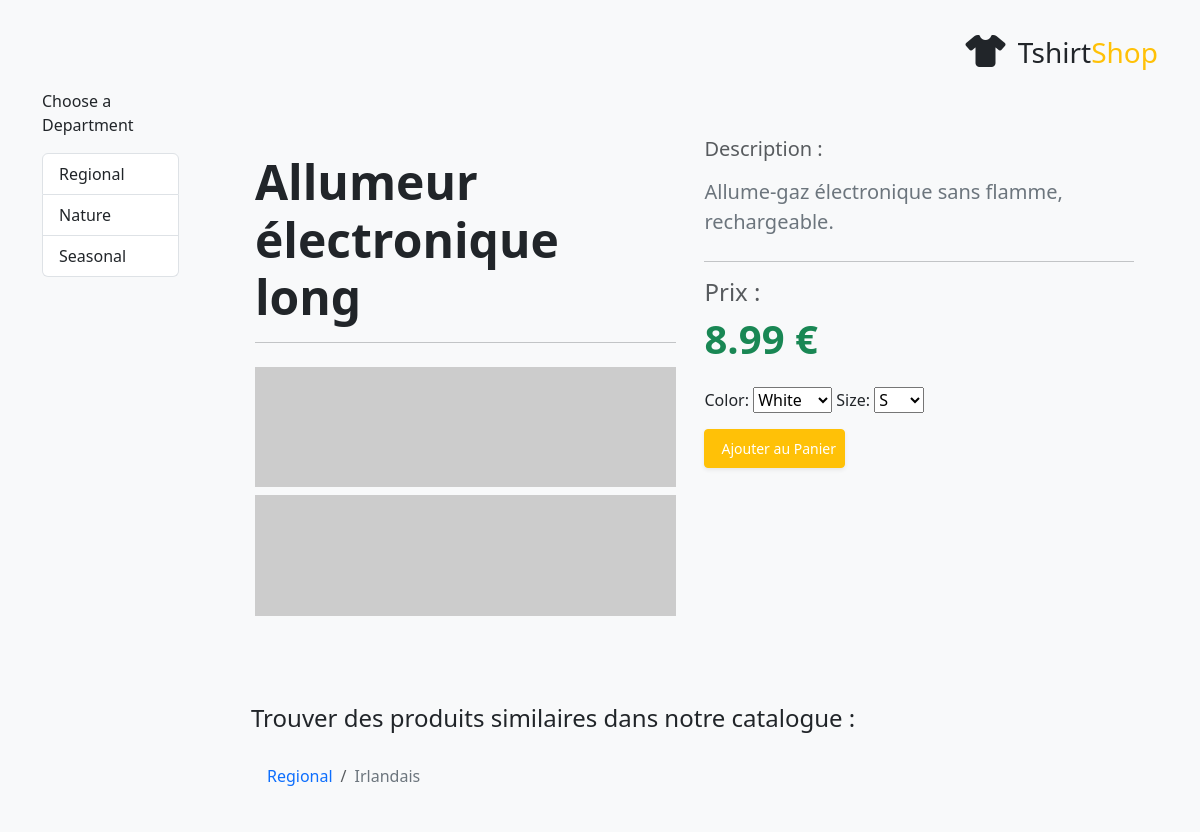
The app's page /index.php?ProductId=7 with its own data.
### tables this page shows
CREATE TABLE `department` (
  `department_id` int(11) NOT NULL,
  `name` varchar(100) NOT NULL,
  `description` varchar(1000) DEFAULT NULL
);

CREATE TABLE `product` (
  `product_id` int(11) NOT NULL,
  `name` varchar(100) NOT NULL,
  `description` varchar(1000) NOT NULL,
  `price` decimal(10,2) NOT NULL,
  `discounted_price` decimal(10,2) NOT NULL DEFAULT '0.00',
  `image` varchar(150) DEFAULT NULL,
  `image_2` varchar(150) DEFAULT NULL,
  `thumbnail` varchar(150) DEFAULT NULL,
  `display` smallint(6) NOT NULL DEFAULT '0'
);

CREATE TABLE `attribute_value` (
  `attribute_value_id` int(11) NOT NULL,
  `attribute_id` int(11) NOT NULL,
  `value` varchar(100) NOT NULL
);

CREATE TABLE `attribute` (
  `attribute_id` int(11) NOT NULL,
  `name` varchar(100) NOT NULL
);

CREATE TABLE `category` (
  `category_id` int(11) NOT NULL,
  `department_id` int(11) NOT NULL,
  `name` varchar(100) NOT NULL,
  `description` varchar(1000) DEFAULT NULL
);

### index.php (called while the page is built, shortened)
<?php
require_once BUSINESS_DIR . 'database_handler.php';
$application = new Application();
$application->display('store_front.tpl');

### business/database_handler.php (called while the page is built, shortened)
<?php
class DatabaseHandler
{
    private static $_mHandler;
    private static function GetHandler()
    {
        if (!isset(self::$_mHandler)) {
            try {
                self::$_mHandler =
                    new PDO(
                        PDO_DSN,
                        DB_USERNAME,
                        DB_PASSWORD,
                        array(PDO::ATTR_PERSISTENT => DB_PERSISTENCY)
                    );
                self::$_mHandler->setAttribute(
                    PDO::ATTR_ERRMODE,
                    PDO::ERRMODE_EXCEPTION
                );
            } catch (PDOException $e) {
                self::Close();
                trigger_error($e->getMessage(), E_USER_ERROR);
            }
        }
        return self::$_mHandler;
    }
    public static function GetAll(
        $sqlQuery,
        $params = null,
        $fetchStyle = PDO::FETCH_ASSOC
    ) {
        $result = null;
        try {
            $database_handler = self::GetHandler();
            $statement_handler = $database_handler->prepare($sqlQuery);
            $statement_handler->execute($params);
            $result = $statement_handler->fetchAll($fetchStyle);
        }
        catch (PDOException $e) {
            self::Close();
            trigger_error($e->getMessage(), E_USER_ERROR);
        }
        return $result;
    }
    public static function GetRow(
        $sqlQuery,
        $params = null,
        $fetchStyle = PDO::FETCH_ASSOC
    ) {
        $result = null;
        try {
            $database_handler = self::GetHandler();
            $statement_handler = $database_handler->prepare($sqlQuery);
            $statement_handler->execute($params);
            $result = $statement_handler->fetch($fetchStyle);
        }
        catch (PDOException $e) {
            self::Close();
            trigger_error($e->getMessage(), E_USER_ERROR);
        }
        return $result;
    }
    public static function Close()
    {
        self::$_mHandler = null;
    }
}

### business/catalog.php (called while the page is built, shortened)
<?php
class Catalog
{
  public static function GetDepartments()
  {
    $sql = 'CALL catalog_get_departments_list()';
    return DatabaseHandler::GetAll($sql);
  }
  public static function GetProductDetails($productId)
  {
    $sql = 'CALL catalog_get_product_details(:product_id)';
    $params = array(':product_id' => $productId);
    return DatabaseHandler::GetRow($sql, $params);
  }
  public static function GetProductLocations($productId)
  {
    $sql = 'CALL catalog_get_product_locations(:product_id)';
    $params = array(':product_id' => $productId);
    return DatabaseHandler::GetAll($sql, $params);
  }
  public static function GetProductAttributes($productId)
  {
    $sql = 'CALL catalog_get_product_attributes(:product_id)';
    $params = array(':product_id' => $productId);
    return DatabaseHandler::GetAll($sql, $params);
  }
}

### presentation/departments_list.php (called while the page is built, shortened)
<?php
class DepartmentsList
{
    public function init()
    {
        $this->mDepartments = Catalog::GetDepartments();
    }
}

### presentation/smarty_plugins/function.load_presentation_object.php (called while the page is built, shortened)
<?php
function smarty_function_load_presentation_object($params, $smarty)
{
    $obj = new $className();
    if (method_exists($obj, 'init')) {
        $obj->init();
    }
}

### presentation/product.php (called while the page is built, shortened)
<?php
class Product
{
    private $_mProductId;
    public function __construct()
    {
        if (isset($_GET['ProductId']))
            $this->_mProductId = (int)$_GET['ProductId'];
        else
            trigger_error('ProductId non défini');
    }
    public function init()
    {
        $this->mProduct = Catalog::GetProductDetails($this->_mProductId);
        $this->mProduct['attributes'] =
            Catalog::GetProductAttributes($this->mProduct['product_id']);
        $this->mLocations = Catalog::GetProductLocations($this->_mProductId);
    }
}

### libs/smarty/plugins/modifier.string_format.php (called while the page is built)
<?php
function smarty_modifier_string_format($string, $format)
{
    return sprintf($format, $string);
}
?>

### presentation/templates_c/%%F4^F42^F42EDEFD%%product.tpl.php (the view, shortened to what this page needs)
<?php echo smarty_function_load_presentation_object(array('filename' => 'product','assign' => 'obj'), $this);?>
<div class="container my-5">
    <div class="row">
                <div class="col-md-6 mb-4 p-3 gap-2">
            <h1 class="display-5 fw-bold mb-3 text-dark"><?php echo $this->_tpl_vars['obj']->mProduct['name']; ?>
</h1>
            <hr class="mb-4">
                        <?php if ($this->_tpl_vars['obj']->mProduct['image']): ?>
                                <img src="https://placehold.co/700x200" class="img-fluid card-img-top" alt="T-Shirt Dragon Rouge">
            <?php endif; ?>
                        <?php if ($this->_tpl_vars['obj']->mProduct['image_2']): ?>
                                <img src="https://placehold.co/700x200" class="img-fluid card-img-top mt-2" alt="T-Shirt Dragon Rouge">
            <?php endif; ?>
        </div>
                <div class="col-md-6 mb-4">
                        <h3 class="h5 mb-3 text-muted">Description :</h3>
            <p class="lead mb-4 text-secondary"><?php echo $this->_tpl_vars['obj']->mProduct['description']; ?>
</p>
            <hr>
                        <div class="mb-4">
                <p class="h4 fw-light text-muted">Prix :</p>
                <?php if ($this->_tpl_vars['obj']->mProduct['discounted_price'] != 0): ?>
                                        <span class="text-muted text-decoration-line-through fs-5 me-3">
                        <?php echo ((is_array($_tmp=$this->_tpl_vars['obj']->mProduct['price'])) ? $this->_run_mod_handler('string_format', true, $_tmp, "%.2f €") : smarty_modifier_string_format($_tmp, "%.2f €")); ?>
                    </span>
                                        <span class="text-danger fw-bold display-6">
                        <?php echo ((is_array($_tmp=$this->_tpl_vars['obj']->mProduct['discounted_price'])) ? $this->_run_mod_handler('string_format', true, $_tmp, "%.2f €") : smarty_modifier_string_format($_tmp, "%.2f €")); ?>
                    </span>
                    <span class="badge bg-danger ms-2">PROMO</span>
                <?php else: ?>
                                        <span class="text-success fw-bold display-6">
                        <?php echo ((is_array($_tmp=$this->_tpl_vars['obj']->mProduct['price'])) ? $this->_run_mod_handler('string_format', true, $_tmp, "%.2f €") : smarty_modifier_string_format($_tmp, "%.2f €")); ?>
                    </span>
                <?php endif; ?>
            </div>
            <p class="attributes">
<?php unset($this->_sections['k']);
$this->_sections['k']['name'] = 'k';
$this->_sections['k']['loop'] = is_array($_loop=$this->_tpl_vars['obj']->mProduct['attributes']) ? count($_loop) : max(0, (int)$_loop); unset($_loop);
$this->_sections['k']['show'] = true;
$this->_sections['k']['max'] = $this->_sections['k']['loop'];
$this->_sections['k']['step'] = 1;
$this->_sections['k']['start'] = $this->_sections['k']['step'] > 0 ? 0 : $this->_sections['k']['loop']-1;
if ($this->_sections['k']['show']) {
    $this->_sections['k']['total'] = $this->_sections['k']['loop'];
} else
    $this->_sections['k']['total'] = 0;
if ($this->_sections['k']['show']):
            for ($this->_sections['k']['index'] = $this->_sections['k']['start'], $this->_sections['k']['iteration'] = 1;
                 $this->_sections['k']['iteration'] <= $this->_sections['k']['total'];
                 $this->_sections['k']['index'] += $this->_sections['k']['step'], $this->_sections['k']['iteration']++):
$this->_sections['k']['rownum'] = $this->_sections['k']['iteration'];
$this->_sections['k']['index_prev'] = $this->_sections['k']['index'] - $this->_sections['k']['step'];
$this->_sections['k']['index_next'] = $this->_sections['k']['index'] + $this->_sections['k']['step'];
$this->_sections['k']['first']      = ($this->_sections['k']['iteration'] == 1);
$this->_sections['k']['last']       = ($this->_sections['k']['iteration'] == $this->_sections['k']['total']);
?>
<?php if ($this->_sections['k']['first'] || $this->_tpl_vars['obj']->mProduct['attributes'][$this->_sections['k']['index']]['attribute_name'] !== $this->_tpl_vars['obj']->mProduct['attributes'][$this->_sections['k']['index_prev']]['attribute_name']): ?>
<?php echo $this->_tpl_vars['obj']->mProduct['attributes'][$this->_sections['k']['index']]['attribute_name']; ?>
:
<select name="attr_<?php echo $this->_tpl_vars['obj']->mProduct['attributes'][$this->_sections['k']['index']]['attribute_name']; ?>
">
<?php endif; ?>
<option value="<?php echo $this->_tpl_vars['obj']->mProduct['attributes'][$this->_sections['k']['index']]['attribute_value']; ?>
">
<?php echo $this->_tpl_vars['obj']->mProduct['attributes'][$this->_sections['k']['index']]['attribute_value']; ?>
</option>
<?php if ($this->_sections['k']['last'] || $this->_tpl_vars['obj']->mProduct['attributes'][$this->_sections['k']['index']]['attribute_name'] !== $this->_tpl_vars['obj']->mProduct['attributes'][$this->_sections['k']['index_next']]['attribute_name']): ?>
</select>
<?php endif; ?>
<?php endfor; endif; ?>
</p>
                        <button class="btn btn-sm btn-warning shadow-sm mb-4 text-white p-2" type="button">
                <i class="bi bi-bag-plus me-2"></i> Ajouter au Panier
            </button>
        </div>
    </div>
    <div class="row">
        <div class="col-12 mt-5">
            <h2 class="h4 mb-3 text-dark">Trouver des produits similaires dans notre catalogue :</h2>
            <nav aria-label="Breadcrumb navigation for similar products">
                <ol class="breadcrumb bg-light p-3 rounded-lg">
                    <?php unset($this->_sections['i']);
$this->_sections['i']['name'] = 'i';
$this->_sections['i']['loop'] = is_array($_loop=$this->_tpl_vars['obj']->mLocations) ? count($_loop) : max(0, (int)$_loop); unset($_loop);
$this->_sections['i']['show'] = true;
$this->_sections['i']['max'] = $this->_sections['i']['loop'];
$this->_sections['i']['step'] = 1;
$this->_sections['i']['start'] = $this->_sections['i']['step'] > 0 ? 0 : $this->_sections['i']['loop']-1;
if ($this->_sections['i']['show']) {
    $this->_sections['i']['total'] = $this->_sections['i']['loop'];
} else
    $this->_sections['i']['total'] = 0;
if ($this->_sections['i']['show']):
            for ($this->_sections['i']['index'] = $this->_sections['i']['start'], $this->_sections['i']['iteration'] = 1;
                 $this->_sections['i']['iteration'] <= $this->_sections['i']['total'];
                 $this->_sections['i']['index'] += $this->_sections['i']['step'], $this->_sections['i']['iteration']++):
$this->_sections['i']['rownum'] = $this->_sections['i']['iteration'];
$this->_sections['i']['index_prev'] = $this->_sections['i']['index'] - $this->_sections['i']['step'];
$this->_sections['i']['index_next'] = $this->_sections['i']['index'] + $this->_sections['i']['step'];
$this->_sections['i']['first']      = ($this->_sections['i']['iteration'] == 1);
$this->_sections['i']['last']       = ($this->_sections['i']['iteration'] == $this->_sections['i']['total']);
?>
                    <li class="breadcrumb-item">
                                                <a href="<?php echo $this->_tpl_vars['obj']->mLocations[$this->_sections['i']['index']]['link_to_department']; ?>
" class="text-primary text-decoration-none fw-medium">
                            <?php echo $this->_tpl_vars['obj']->mLocations[$this->_sections['i']['index']]['department_name']; ?>
                        </a>
                    </li>
                    <li class="breadcrumb-item active" aria-current="page">
                                                <a href="<?php echo $this->_tpl_vars['obj']->mLocations[$this->_sections['i']['index']]['link_to_category']; ?>
" class="text-secondary text-decoration-none">
                            <?php echo $this->_tpl_vars['obj']->mLocations[$this->_sections['i']['index']]['category_name']; ?>
                        </a>
                    </li>
                    <?php endfor; endif; ?>
                </ol>
            </nav>
        </div>
    </div>
</div>

### presentation/templates_c/%%A5^A5A^A5A1C73D%%departments_list.tpl.php (shortened to what this page needs)
<?php echo smarty_function_load_presentation_object(array('filename' => 'departments_list','assign' => 'obj'), $this);?>
<div class="box">
  <p class="box-title">Choose a Department</p>
  <ul class="list-group">
        <?php unset($this->_sections['i']);
$this->_sections['i']['name'] = 'i';
$this->_sections['i']['loop'] = is_array($_loop=$this->_tpl_vars['obj']->mDepartments) ? count($_loop) : max(0, (int)$_loop); unset($_loop);
$this->_sections['i']['show'] = true;
$this->_sections['i']['max'] = $this->_sections['i']['loop'];
$this->_sections['i']['step'] = 1;
$this->_sections['i']['start'] = $this->_sections['i']['step'] > 0 ? 0 : $this->_sections['i']['loop']-1;
if ($this->_sections['i']['show']) {
    $this->_sections['i']['total'] = $this->_sections['i']['loop'];
} else
    $this->_sections['i']['total'] = 0;
if ($this->_sections['i']['show']):
            for ($this->_sections['i']['index'] = $this->_sections['i']['start'], $this->_sections['i']['iteration'] = 1;
                 $this->_sections['i']['iteration'] <= $this->_sections['i']['total'];
                 $this->_sections['i']['index'] += $this->_sections['i']['step'], $this->_sections['i']['iteration']++):
$this->_sections['i']['rownum'] = $this->_sections['i']['iteration'];
$this->_sections['i']['index_prev'] = $this->_sections['i']['index'] - $this->_sections['i']['step'];
$this->_sections['i']['index_next'] = $this->_sections['i']['index'] + $this->_sections['i']['step'];
$this->_sections['i']['first']      = ($this->_sections['i']['iteration'] == 1);
$this->_sections['i']['last']       = ($this->_sections['i']['iteration'] == $this->_sections['i']['total']);
?>
      <li class="list-group-item list-group-item-action">
                <a <?php echo $this->_tpl_vars['selected']; ?>
 href="<?php echo $this->_tpl_vars['obj']->mDepartments[$this->_sections['i']['index']]['link_to_department']; ?>
" class="text-decoration-none text-dark">
          <?php echo $this->_tpl_vars['obj']->mDepartments[$this->_sections['i']['index']]['name']; ?>
        </a>
      </li>
    <?php endfor; endif; ?>
  </ul>
</div>

### styles/tshirtshop.css (style rules this page uses)
body { font-size: 85%; font-family: "georgia"; }

### records on screen
department: name "Regional"
department: name "Nature"
department: name "Seasonal"
product: name "Allumeur électronique long", description "Allume-gaz électronique sans flamme, rechargeable.", price "8.99 €"
attribute_value: attribute.name "Color", value+attribute "White"
attribute_value: attribute.name "Size", value+attribute "S"
category: _sections "Regional", name "Irlandais"
